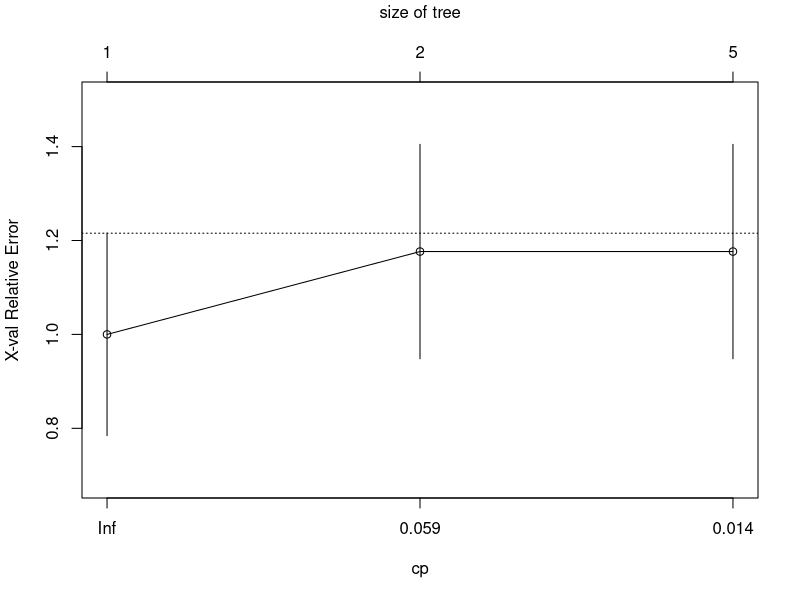
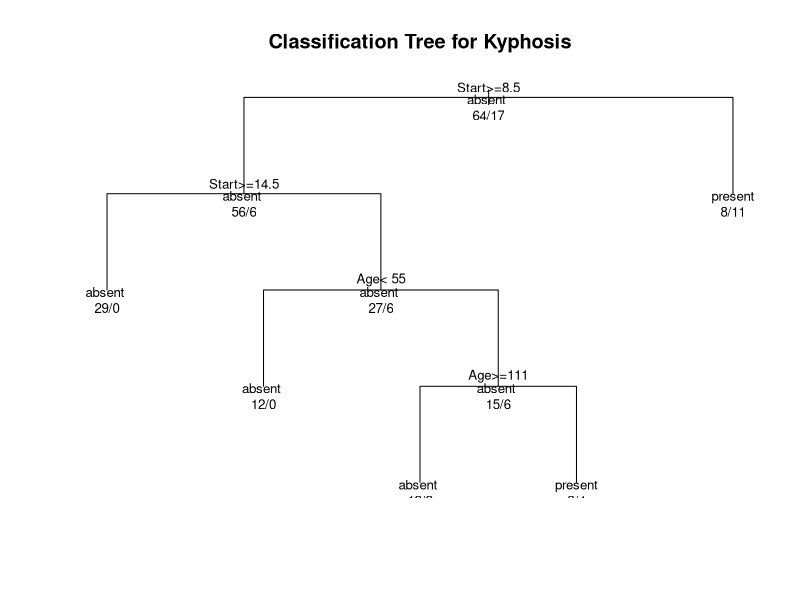

Write R code to recreate these figures, in order.
#clean workspace
rm(list = ls())

# Classification Tree with rpart
library(rpart)

#load files
#letter <- read.table(file = "letter-recognition.data", sep = ",")

# grow tree 
fit <- rpart(Kyphosis ~ Age + Number + Start,
             method="class", data=kyphosis)

printcp(fit) # display the results 
plotcp(fit) # visualize cross-validation results 
summary(fit) # detailed summary of splits

# plot tree 
plot(fit, uniform=TRUE, 
     main="Classification Tree for Kyphosis")
text(fit, use.n=TRUE, all=TRUE, cex=.8)
